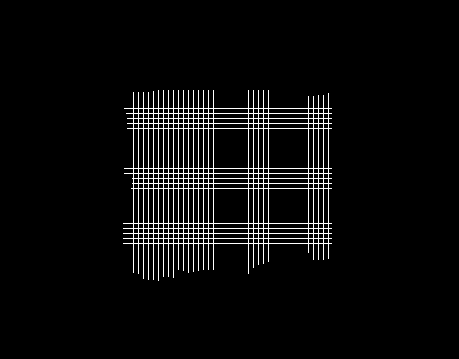
%> input picture Cell Image Analysis/matlab_fil/mcalab/MCALab110/Two-D/Scripts/test1.bmp, 459 x 359 px
$ octave figMCAlinesgaussians.m   (GNU Octave 9; MATLAB toolbox functions it lacks are replaced by stand-ins)
%> lines starting %> are read from the running program, lines starting %| are printed output that depends on the picture; in (x1, y1, x2, y2) boxes, pixels count from 0 and x2, y2 are one past the last pixel; in counts of white or black regions, pixels touching at a corner belong together; the program's own positions count from 1
%%%%%%%%%%%%%%% 2D synthetic image: lines+gaussians %%%%%%%%%%%%%%%%%%%%%%%%
%clear all
%load linesgaussians
%load linesgaussians1
%load linesgaussians2

% Make the lines and gaussians part.
%n=256;
nx=359;
ny=359;
%n=520;
ix = ((-nx/2):(nx/2-1))' * ones(1,nx);
iy = ones(ny,1) * ((-ny/2):(ny/2-1));
ix = ix./nx; iy = iy./ny;
imgg=50.^(-960.*ix.^2- 960.*iy.^2 )+90.^(-960.*(ix-0.1).^2- 960.*(iy+0.1).^2 )+exp(-860.*(ix-0.25).^2- 860.*(iy-0.25).^2)+exp(-240.*(ix-0.35).^2-240.*(iy+0.35).^2);
img=rgb2gray(imread('test1.bmp')); img=img(:,1:359);
%> after `img=rgb2gray(imread('test1.bmp'))`: img: size 359x459 uint8; 4.6% white in thin lines or dots, all inside (x1, y1, x2, y2) = (123, 90, 332, 281)
%> after `img=img(:,1:359)`:
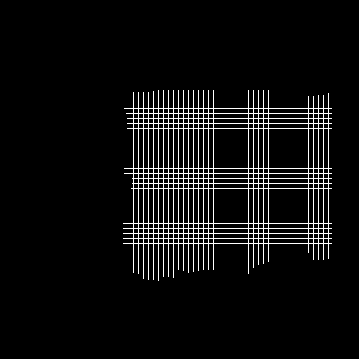
%> img: size 359x359 uint8; 5.8% white in thin lines or dots, all inside (x1, y1, x2, y2) = (123, 90, 332, 281)
imgl=double(img)/255.0+imgg((end-size(img,1)+1):end, :)/1; imgl=imgl-min(imgl(:)); imgl/max(imgl(:));
%> after `imgl=double(img)/255.0+imgg((end-size(img,1)+1):end, :)/1`:
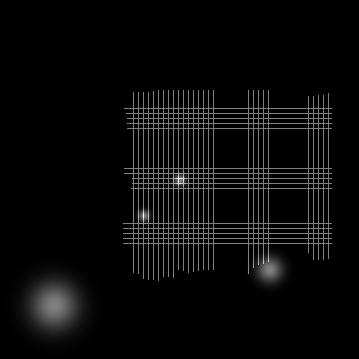
%> imgl: size 359x359 double; min 7.58e-151, max 1.98, mean 0.0766; drawn with min black and max white

%imnoisy = part1 + part2 + noise
sigma  = 0.05;
imnoisy=imgl+sigma*randn(size(img));
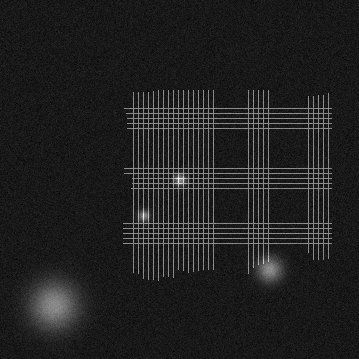
%> imnoisy: size 359x359 double; min -0.213, max 2.01, mean 0.0764; drawn with min black and max white

l=imnoisy; l=l-min(l(:)); l=l/max(l(:)); figure; imshow(l);
%img=double(imread('rs-cell3_w2Green-FITC-wf_s6.TIF.bmp'));
%imnoisy=img;

% Dictionary stuff (here Curvelets + UDWT).
%> (the run ends here)
